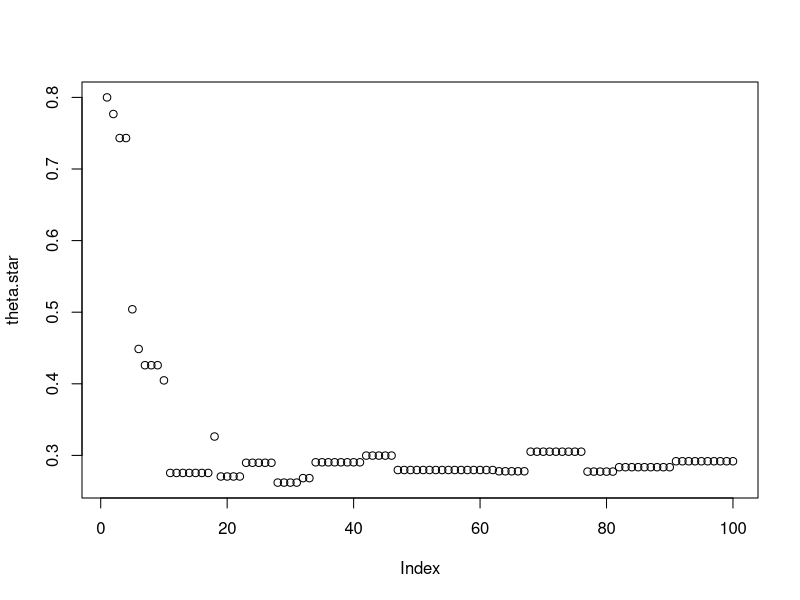

Recreate this plot in R.

#Necessary functions#############################
likelihood<-function(dat,theta){
  n<-length(dat)
  y<-sum(dat)
  like<-dbinom(y,n,theta,log=TRUE)
  return(like)
}

prior<-function(a,b,theta){
  prior.val<-dbeta(theta,a,b,log=TRUE)
}


#Necessary Values#################################
theta.star<-c()  #Empty Vector to Store Values In
a.prior<-1 #Prior for alpha
b.prior<-1 #Prior for beta
tuning.parameter<-.1  #Standard Deviation for Proposal
experimental.data<-rbinom(1000,1,.3)
theta.cur<-.8  #Guess for p
nreps<-100 #How long do we want to run chain for
#Metroplis Algorithm


for(l in 1:nreps){
  proposed.theta<-rnorm(1,theta.cur,tuning.parameter) #Proposed theta
  if(proposed.theta>0&proposed.theta<1){ #If not in parameter space, immediately reject
    log.numerator<-likelihood(experimental.data,proposed.theta)+prior(a.prior,b.prior,proposed.theta)
    log.denominator<-likelihood(experimental.data,theta.cur)+prior(a.prior,b.prior,theta.cur)
    log.ratio<-log.numerator-log.denominator #Calculate equation on page 158
    p.move<-log(runif(1)) #Generate a random Uniform
    if(p.move<log.ratio){ #If uniform is less than ratio move
      theta.star[l]<-proposed.theta
      theta.cur<-proposed.theta
    }else{ #Or else stay
      theta.star[l]<-theta.cur
    }
  }else{
    theta.star[l]<-theta.cur
  }
  
}
  

#How often did we jump to a new value?

length(unique(theta.star))/length(theta.star)


plot(theta.star) #Does this look like we have explored the posterior?



